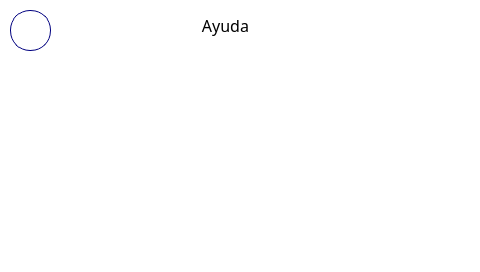
<?xml version="1.0" encoding="UTF-8"?>
<ui version="4.0">
 <class>MainWindow</class>
 <widget class="QMainWindow" name="MainWindow">
  <property name="geometry">
   <rect>
    <x>0</x>
    <y>0</y>
    <width>480</width>
    <height>272</height>
   </rect>
  </property>
  <property name="windowTitle">
   <string>MainWindow</string>
  </property>
  <property name="styleSheet">
   <string notr="true">background-color: white;
font: 14px Poppins;</string>
  </property>
  <widget class="QWidget" name="centralwidget">
   <property name="styleSheet">
    <string notr="true"/>
   </property>
   <widget class="QPushButton" name="backBtn">
    <property name="geometry">
     <rect>
      <x>10</x>
      <y>10</y>
      <width>41</width>
      <height>41</height>
     </rect>
    </property>
    <property name="styleSheet">
     <string notr="true">	height: 40px;
	border-radius: 20px;
	border: 1px solid #00007f;
	background-color: white;
	color: #00007f;
	font-weight: 500;
	font-size: 16px;</string>
    </property>
    <property name="text">
     <string/>
    </property>
   </widget>
   <widget class="QLabel" name="label">
    <property name="geometry">
     <rect>
      <x>-30</x>
      <y>10</y>
      <width>511</width>
      <height>31</height>
     </rect>
    </property>
    <property name="styleSheet">
     <string notr="true">font-size: 16px;</string>
    </property>
    <property name="text">
     <string>Ayuda</string>
    </property>
    <property name="alignment">
     <set>Qt::AlignCenter</set>
    </property>
   </widget>
   <widget class="QLabel" name="imageLbl">
    <property name="geometry">
     <rect>
      <x>0</x>
      <y>60</y>
      <width>481</width>
      <height>211</height>
     </rect>
    </property>
    <property name="styleSheet">
     <string notr="true">font-size: 16px;</string>
    </property>
    <property name="text">
     <string/>
    </property>
    <property name="alignment">
     <set>Qt::AlignCenter</set>
    </property>
   </widget>
   <zorder>label</zorder>
   <zorder>backBtn</zorder>
   <zorder>imageLbl</zorder>
  </widget>
 </widget>
 <resources/>
 <connections/>
</ui>
